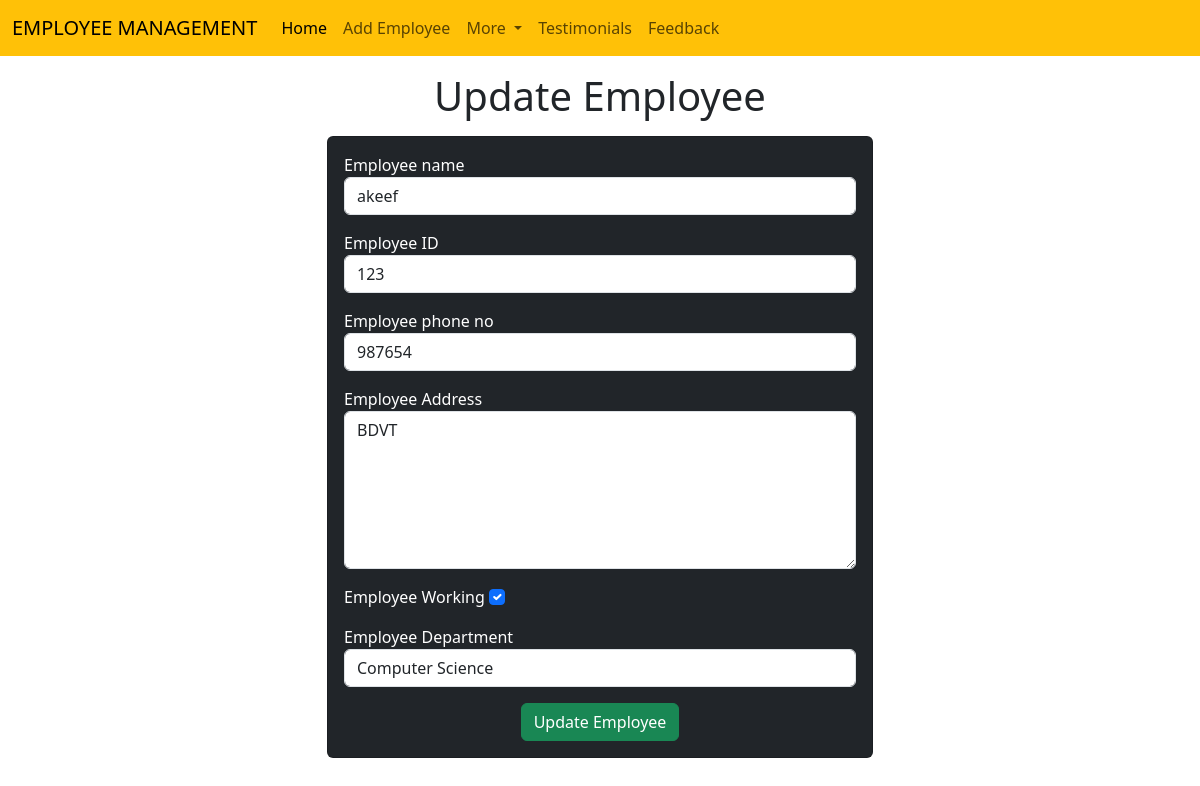
Screenshot of /emp/update-emp/20 with the database file from the repository.
### emp/models.py (models this page shows, shortened)
class Emp(models.Model):
    name=models.CharField(max_length=200)
    emp_id=models.CharField(max_length=200)
    phone=models.CharField(max_length=200)
    address=models.CharField(max_length=200)
    working=models.BooleanField(default=True)
    department=models.CharField(max_length=10)

### emp/views.py (the view)
# urls.py: path("update-emp/<int:emp_id>",update_emp),
def update_emp(request,emp_id):
    emp=Emp.objects.get(pk=emp_id)
    return render(request, "emp/update_emp.html",{
        'emp':emp
    })

### templates/emp/update_emp.html (shortened to what this page needs)
<!doctype html>
<html lang="en">
  <head>
    <link href="https://cdn.jsdelivr.net/npm/bootstrap@5.3.0/dist/css/bootstrap.min.css" rel="stylesheet">
  </head>
  <body>
    {% include 'emp/navbar.html' %}
    <h1 class="text-center my-3">Update Employee </h1>
     <div class="container">
       <div class="row">
          <div class="col-md-6 offset-md-3">
            <div class="card bg-dark text-white ">
              <div class="card-body">
                <form action="/emp/do-update-emp/{{emp.id}}" method="POST">
                  <div class="mb-3">
                    <label for="name">Employee name</label>
                    <input id='name' type="text" class="form-control" placeholder="Enter Emp name" name="emp_name" value="{{emp.name}}">
                  </div>
                  <div class="mb-3">
                    <label for="ID">Employee ID</label>
                    <input id='ID' type="text" class="form-control" placeholder="Enter Emp ID" name="emp_id" value="{{emp.emp_id}}">
                  </div>
                  <div class="mb-3">
                    <label for="Phone_no">Employee phone no</label>
                    <input id='Phone_no' type="text" class="form-control" placeholder="Enter phone number" name="emp_phone" value="{{emp.phone}}">
                  </div>
                  <div class="mb-3">
                    <label for="address">Employee Address</label>
                    <textarea id="Address" type="textarea" rows="6" class="form-control" placeholder="Please enter your address here" name="emp_address" >{{emp.address}}</textarea>
                  </div>
                  <div class="mb-3">
                    <label for="working">Employee Working </label>
                    <input {% if emp.working %} checked {% endif %} id="working" type="checkbox" class="form-check-input" name="emp_working" value="{{emp.working}}">
                  </div>
                  <div class="mb-3">
                    <label for="Department">Employee Department </label>
                    <select name="emp_department" id="Department" class="form-control" value="{{emp.department}}" >
                      <option value="CSE">Computer Science</option>
                    </select>
                  </div>
                  <div class="container text-center">
                    <button class="btn btn-success">
                      Update Employee
                    </button>
                  </div>
                </form>
              </div>
            </div>
          </div>
       </div>
     </div>
  </body>
</html>

### rows the page displays
Emp: emp_name "akeef", emp_id "123", emp_phone "987654", emp_address "BDVT", working "☑", emp_department "Computer Science"
